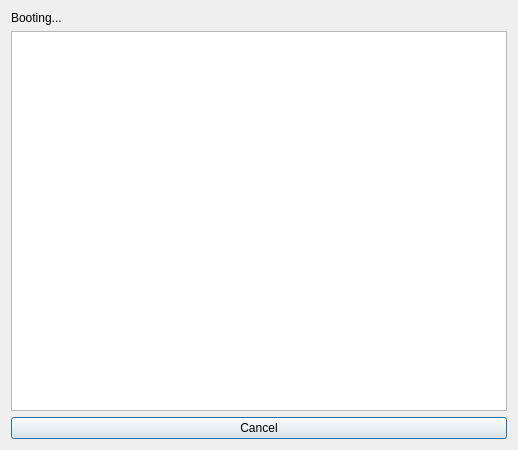
<?xml version="1.0" encoding="UTF-8"?>
<ui version="4.0">
 <class>BootDialog</class>
 <widget class="QDialog" name="BootDialog">
  <property name="geometry">
   <rect>
    <x>0</x>
    <y>0</y>
    <width>518</width>
    <height>450</height>
   </rect>
  </property>
  <property name="windowTitle">
   <string>Boot</string>
  </property>
  <layout class="QGridLayout" name="gridLayout_2">
   <item row="0" column="0">
    <layout class="QGridLayout" name="gridLayout">
     <item row="1" column="0">
      <widget class="QTextEdit" name="BootTextEdit">
       <property name="textInteractionFlags">
        <set>Qt::LinksAccessibleByMouse|Qt::TextSelectableByMouse</set>
       </property>
      </widget>
     </item>
     <item row="0" column="0">
      <widget class="QLabel" name="BootLabel">
       <property name="text">
        <string>Booting...</string>
       </property>
      </widget>
     </item>
     <item row="2" column="0">
      <widget class="QPushButton" name="CancelButton">
       <property name="text">
        <string>Cancel</string>
       </property>
      </widget>
     </item>
    </layout>
   </item>
  </layout>
 </widget>
 <resources/>
 <connections>
  <connection>
   <sender>CancelButton</sender>
   <signal>clicked()</signal>
   <receiver>BootDialog</receiver>
   <slot>CancelButton_clicked()</slot>
   <hints>
    <hint type="sourcelabel">
     <x>259</x>
     <y>421</y>
    </hint>
    <hint type="destinationlabel">
     <x>295</x>
     <y>-11</y>
    </hint>
   </hints>
  </connection>
  <connection>
   <sender>CancelButton</sender>
   <signal>clicked()</signal>
   <receiver>BootDialog</receiver>
   <slot>reject()</slot>
   <hints>
    <hint type="sourcelabel">
     <x>275</x>
     <y>429</y>
    </hint>
    <hint type="destinationlabel">
     <x>219</x>
     <y>-5</y>
    </hint>
   </hints>
  </connection>
 </connections>
 <slots>
  <slot>CancelButton_clicked()</slot>
 </slots>
</ui>
